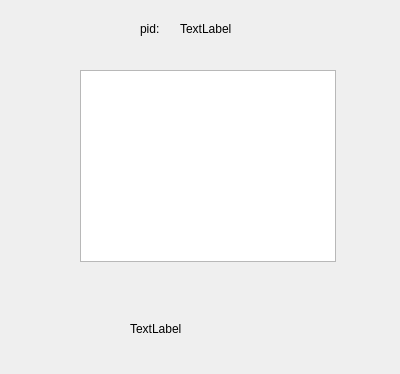
<?xml version="1.0" encoding="UTF-8"?>
<ui version="4.0">
 <class>child3</class>
 <widget class="QDialog" name="child3">
  <property name="geometry">
   <rect>
    <x>0</x>
    <y>0</y>
    <width>400</width>
    <height>374</height>
   </rect>
  </property>
  <property name="windowTitle">
   <string>Dialog</string>
  </property>
  <widget class="QLabel" name="label">
   <property name="geometry">
    <rect>
     <x>140</x>
     <y>20</y>
     <width>31</width>
     <height>17</height>
    </rect>
   </property>
   <property name="text">
    <string>pid: </string>
   </property>
  </widget>
  <widget class="QTextBrowser" name="textBrowser">
   <property name="geometry">
    <rect>
     <x>80</x>
     <y>70</y>
     <width>256</width>
     <height>192</height>
    </rect>
   </property>
  </widget>
  <widget class="QLabel" name="label_1">
   <property name="geometry">
    <rect>
     <x>180</x>
     <y>20</y>
     <width>67</width>
     <height>17</height>
    </rect>
   </property>
   <property name="text">
    <string>TextLabel</string>
   </property>
  </widget>
  <widget class="QLabel" name="label_2">
   <property name="geometry">
    <rect>
     <x>130</x>
     <y>320</y>
     <width>171</width>
     <height>17</height>
    </rect>
   </property>
   <property name="text">
    <string>TextLabel</string>
   </property>
  </widget>
 </widget>
 <resources/>
 <connections/>
</ui>
